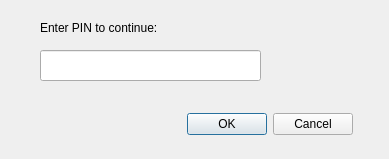
<?xml version="1.0" encoding="UTF-8"?>
<ui version="4.0">
 <class>pinCheck</class>
 <widget class="QDialog" name="pinCheck">
  <property name="geometry">
   <rect>
    <x>0</x>
    <y>0</y>
    <width>389</width>
    <height>159</height>
   </rect>
  </property>
  <property name="windowTitle">
   <string>Enter PIN</string>
  </property>
  <widget class="QLineEdit" name="pinEdit">
   <property name="geometry">
    <rect>
     <x>40</x>
     <y>50</y>
     <width>221</width>
     <height>31</height>
    </rect>
   </property>
  </widget>
  <widget class="QDialogButtonBox" name="buttonBox">
   <property name="geometry">
    <rect>
     <x>160</x>
     <y>110</y>
     <width>193</width>
     <height>28</height>
    </rect>
   </property>
   <property name="standardButtons">
    <set>QDialogButtonBox::Cancel|QDialogButtonBox::Ok</set>
   </property>
  </widget>
  <widget class="QLabel" name="label">
   <property name="geometry">
    <rect>
     <x>40</x>
     <y>20</y>
     <width>141</width>
     <height>16</height>
    </rect>
   </property>
   <property name="text">
    <string>Enter PIN to continue:</string>
   </property>
  </widget>
 </widget>
 <resources/>
 <connections/>
</ui>
